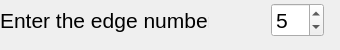
        <widget class="QWidget" name="attackbyedgepage">
         <widget class="QWidget" name="gridLayoutWidget_7">
          <property name="geometry">
           <rect>
            <x>0</x>
            <y>0</y>
            <width>331</width>
            <height>41</height>
           </rect>
          </property>
          <layout class="QGridLayout" name="gridLayout_8">
           <property name="leftMargin">
            <number>0</number>
           </property>
           <property name="topMargin">
            <number>0</number>
           </property>
           <property name="rightMargin">
            <number>7</number>
           </property>
           <property name="horizontalSpacing">
            <number>62</number>
           </property>
           <property name="verticalSpacing">
            <number>14</number>
           </property>
           <item row="0" column="2">
            <widget class="QSpinBox" name="edge_num">
             <property name="font">
              <font>
               <pointsize>16</pointsize>
              </font>
             </property>
             <property name="value">
              <number>5</number>
             </property>
            </widget>
           </item>
           <item row="0" column="1">
            <widget class="QLabel" name="label_34">
             <property name="font">
              <font>
               <pointsize>16</pointsize>
              </font>
             </property>
             <property name="text">
              <string>Enter the edge number:</string>
             </property>
            </widget>
           </item>
          </layout>
         </widget>
        </widget>
